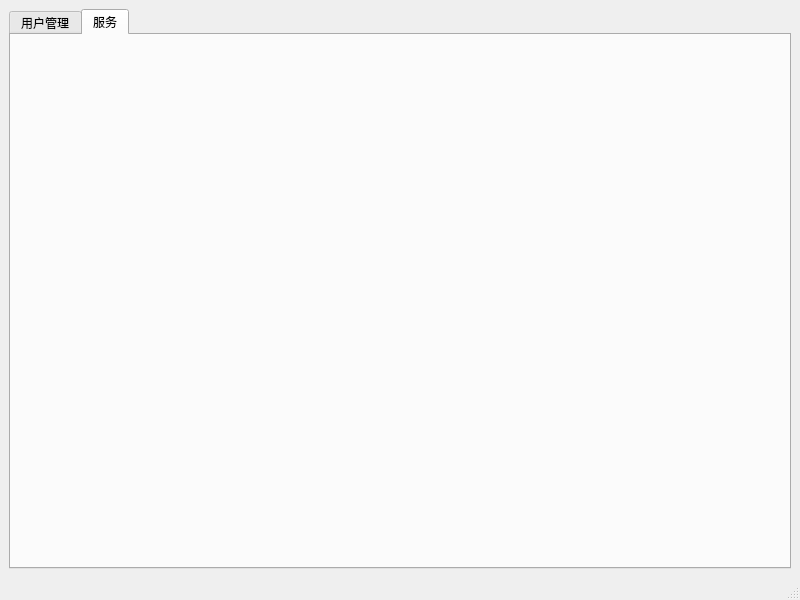
<?xml version="1.0" encoding="UTF-8"?>
<ui version="4.0">
 <class>CBAMainWidget</class>
 <widget class="QMainWindow" name="CBAMainWidget">
  <property name="geometry">
   <rect>
    <x>0</x>
    <y>0</y>
    <width>800</width>
    <height>600</height>
   </rect>
  </property>
  <property name="windowTitle">
   <string>MainWindow</string>
  </property>
  <widget class="QWidget" name="centralwidget">
   <layout class="QGridLayout" name="gridLayout">
    <item row="0" column="0">
     <widget class="QTabWidget" name="tabWidget">
      <property name="currentIndex">
       <number>1</number>
      </property>
      <widget class="CBADataService::UserManagementWidget" name="tab">
       <attribute name="title">
        <string>用户管理</string>
       </attribute>
      </widget>
      <widget class="CBADataService::CommServiceWidget" name="tab_2">
       <attribute name="title">
        <string>服务</string>
       </attribute>
       <layout class="QGridLayout" name="gridLayout_2"/>
      </widget>
     </widget>
    </item>
   </layout>
  </widget>
  <widget class="QMenuBar" name="menubar">
   <property name="geometry">
    <rect>
     <x>0</x>
     <y>0</y>
     <width>800</width>
     <height>23</height>
    </rect>
   </property>
  </widget>
  <widget class="QStatusBar" name="statusbar"/>
 </widget>
 <customwidgets>
  <customwidget>
   <class>CBADataService::UserManagementWidget</class>
   <extends>QWidget</extends>
   <header>CBADataService/user/UserManagementWidget.h</header>
   <container>1</container>
  </customwidget>
  <customwidget>
   <class>CBADataService::CommServiceWidget</class>
   <extends>QWidget</extends>
   <header>CBADataService/tcpservice/CommServiceWidget.h</header>
   <container>1</container>
  </customwidget>
 </customwidgets>
 <resources/>
 <connections/>
</ui>
